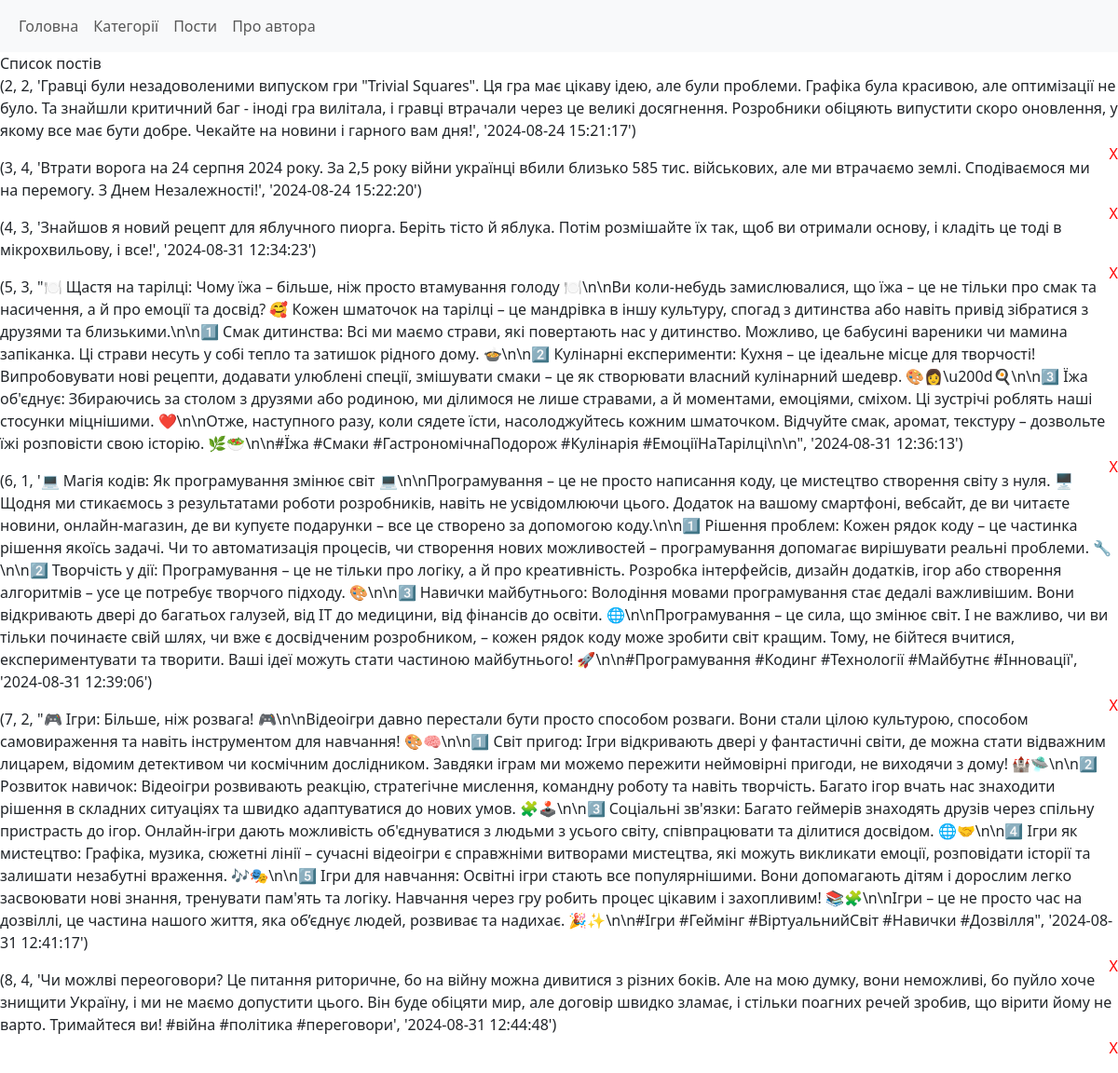
Page /post/view on the earlier database version.
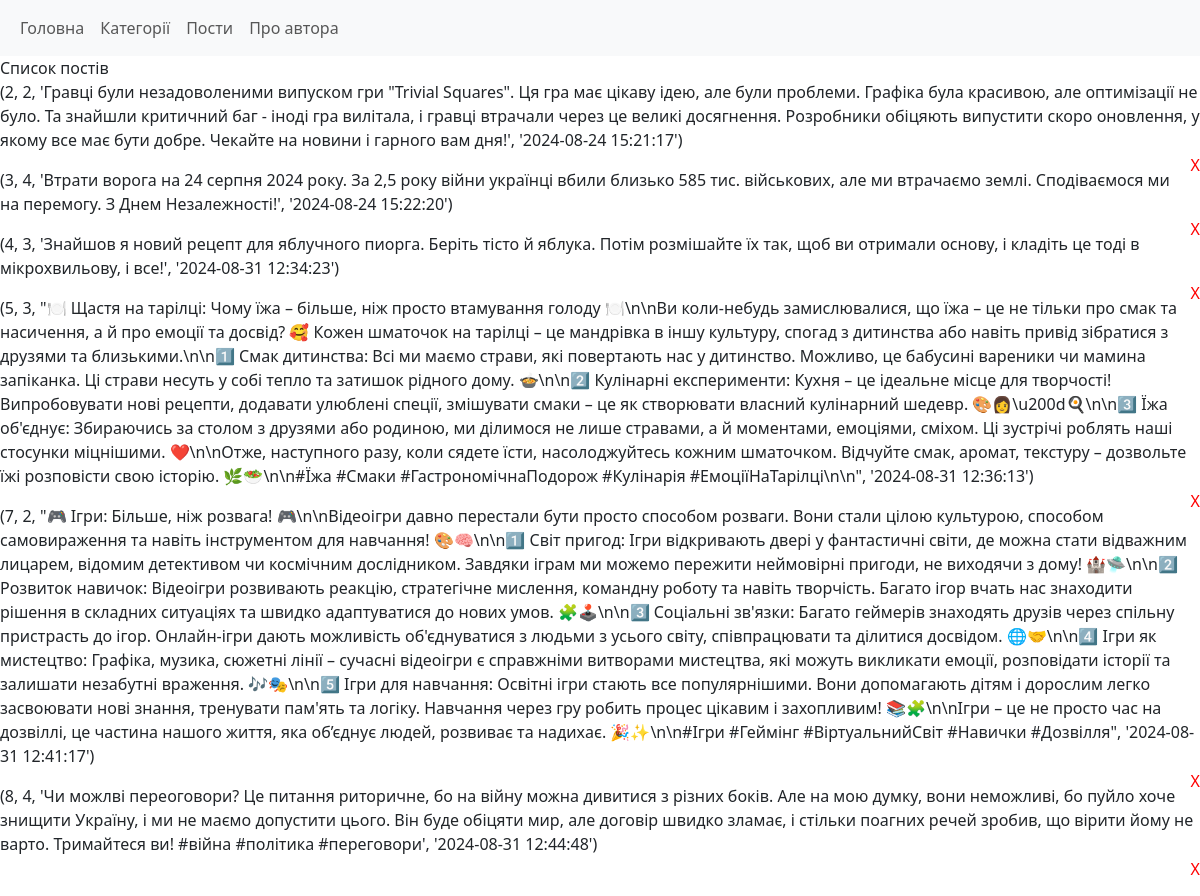
Same page on the later database version.
### tables this page shows
CREATE TABLE post (id INTEGER PRIMARY KEY AUTOINCREMENT, category_id INTEGER NOT NULL, text TEXT, datetime DATETIME NOT NULL DEFAULT CURRENT_TIMESTAMP, FOREIGN KEY (category_id) REFERENCES category(id) );

### main.py (the view)
@app.route('/post/view')
def post_view():
    return render_template("post_view.html", posts_list=db.getPosts())

### db.py (called while the page is built)
def open():
    global conn, cursor
    conn = sqlite3.connect(db_name)
    cursor = conn.cursor()

def close():
    cursor.close()
    conn.close()

def getPosts():
    open()
    cursor.execute('SELECT * FROM post')
    result = cursor.fetchall()
    close()
    return result

### templates/post_view.html
{% extends 'base.html' %}
{% block content %}
Список постів
{% for p in posts_list %}
<p> {{ p }}</p>
<span class="delete">
    <a href="/post/delete/{{ p[0] }}">X</a>
 </span>
{% endfor %}
{% endblock %}

Differences in the rows shown:
removed post: p "(6, 1, '💻 Магія кодів: Як програмування змінює світ 💻\\n\\nПрограмування – це не просто написання коду, це мистецтво створення світу з нуля. 🖥️ Щодня ми стикаємось з результатами роботи розробників, навіть не усвідомлюючи цього. Додаток на вашому смартфоні, вебсайт, де ви читаєте новини, онлайн-магазин, де ви купуєте подарунки – все це створено за допомогою коду.\\n\\n1️⃣ Рішення проблем: Кожен рядок коду – це частинка рішення якоїсь задачі. Чи то автоматизація процесів, чи створення нових можливостей – програмування допомагає вирішувати реальні проблеми. 🔧\\n\\n2️⃣ Творчість у дії: Програмування – це не тільки про логіку, а й про креативність. Розробка інтерфейсів, дизайн додатків, ігор або…"
